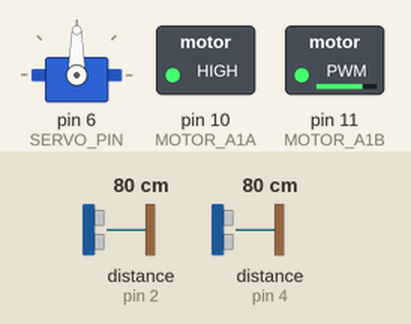
Recording of a sketch running on a simulated Arduino Nano, built with avr-gcc and run on an emulated ATmega328P. Parts: servo, switched loads named in the sketch (green lamp = pin HIGH). Wiring (inferred from the names in the program): 2 × ultrasonic range finder: trigger pin 3, echo pin 2 / trigger pin 5, echo pin 4. The test bench sets the inputs (shaded band); at power-on: distance to the obstacle (sensors on pin 2, pin 4) 80 cm. The echo pulse lasts 58.3 µs per cm; pins used as bus, display or sensor lines are not drawn.

Above: at 1.2 s.
1.3 s: distance to the obstacle (sensor on pin 2) set to 23 cm
2.8 s: distance to the obstacle (sensor on pin 2) set to 18 cm
At 3.2 s:
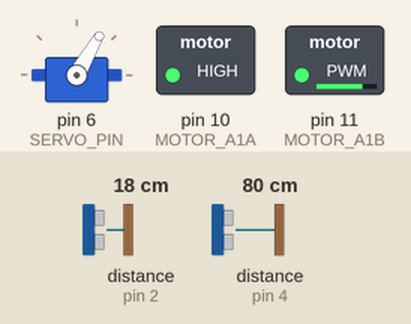
4.3 s: distance to the obstacle (sensor on pin 4) set to 23 cm
5.8 s: distance to the obstacle (sensor on pin 4) set to 19 cm
At 6.5 s:
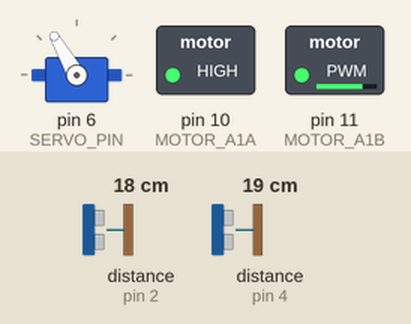
7.3 s: distance to the obstacle (sensor on pin 4) set to 35 cm
At 8.5 s:
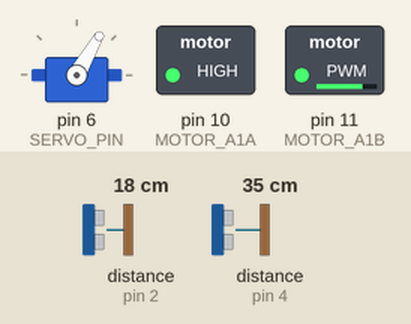
8.8 s: distance to the obstacle (sensor on pin 4) set to 2 cm
At 9.5 s:
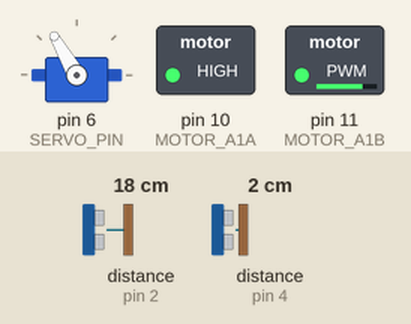
Timing chart, 0 to 11.3 s (numbered marks = the images above; inputs shaded):
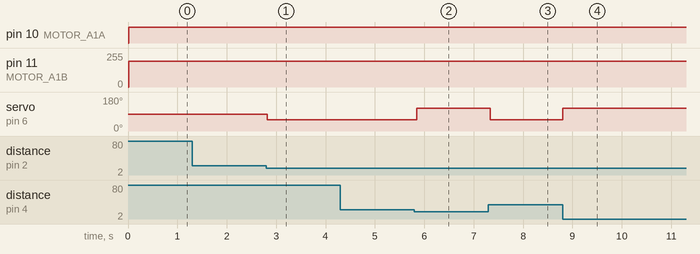

The sketch:

wro_car.ino
```cpp
/*
 * WRO Car — Arduino
 *
 * Ultrasonic sensors (HC-SR04)
 *   Right:  D2 Echo  |  D3 Trig
 *   Left:   D4 Echo  |  D5 Trig
 *
 * Steering with SG90 servo
 *   Servo:  D6 Signal
 *
 * Drive (L9110S)
 *   Rear:   D10 A1A  |  D11 A1B
 */

#include <Arduino.h>
#include <Servo.h>

// Pins
// Right ultrasonic sensor
#define R_ECHO 2
#define R_TRIG 3
#define L_ECHO 4
#define L_TRIG 5
#define SERVO_PIN 6
#define MOTOR_A1A 10
#define MOTOR_A1B 11

// Config
#define THRESHOLD_CM  20
#define MOTOR_SPEED     60   // 0-255, where 255 is full speed forward.

#define SERVO_TURN     30
#define SERVO_STRAIGHT 90
#define SERVO_LEFT     (SERVO_STRAIGHT - SERVO_TURN)
#define SERVO_RIGHT    (SERVO_STRAIGHT + SERVO_TURN)

Servo steeringServo;

long getDistance(int trigPin, int echoPin) {
  digitalWrite(trigPin, LOW);
  delayMicroseconds(2);
  digitalWrite(trigPin, HIGH);
  delayMicroseconds(10);
  digitalWrite(trigPin, LOW);
  long duration = pulseIn(echoPin, HIGH, 30000); // will time out after 30000 microseconds
  return duration * 0.034 / 2;
}

// Drive forward at the specified speed (0-255)
void forward(int speed) {
  digitalWrite(MOTOR_A1A, HIGH);
  analogWrite(MOTOR_A1B, 255 - speed);
}

// Stop the car
void stop() {
  digitalWrite(MOTOR_A1A, LOW);
  digitalWrite(MOTOR_A1B, LOW);
}

// This function only executes once.
void setup() {
  //Serial.begin(9600);
  pinMode(R_TRIG, OUTPUT); pinMode(R_ECHO, INPUT);
  pinMode(L_TRIG, OUTPUT); pinMode(L_ECHO, INPUT);
  pinMode(MOTOR_A1A, OUTPUT);
  pinMode(MOTOR_A1B, OUTPUT);

  // Next line increases the PWM frequency to inaudible levels (~62.5kHz)
  // by setting timer2 prescaler to 1
  //TCCR2B = (TCCR2B & 0b11111000) | 0x01;

  steeringServo.attach(SERVO_PIN);
  steeringServo.write(SERVO_STRAIGHT);
}

// This function executes repeatedly in a loop.
void loop() {
  long distRight = getDistance(R_TRIG, R_ECHO);
  long distLeft  = getDistance(L_TRIG, L_ECHO);


  if (distLeft < THRESHOLD_CM) {
    steeringServo.write(SERVO_RIGHT);
  } else if (distRight < THRESHOLD_CM) {
    steeringServo.write(SERVO_LEFT);
  } else {
    steeringServo.write(SERVO_STRAIGHT);
  }


  // Drive forward at ~30% PWM
  forward(MOTOR_SPEED);

  delay(50);

  //Serial.print("Left: "); Serial.print(distLeft);
  //Serial.print(" cm, Right: "); Serial.print(distRight);
  //Serial.println(" cm");
}
```

Measured:
- the behaviour switches between 21 and 20 cm on distance to the obstacle (sensor on pin 2) (found by bisection; images 0 and 1)
- the behaviour switches between 21 and 20 cm on distance to the obstacle (sensor on pin 4) (found by bisection; images 1 and 2)
- after the input at 1.3 s, every drawn part: stays the same
- after the input at 2.8 s, servo on pin 6 (SERVO_PIN): 90° → 60° at once
- after the input at 4.3 s, every drawn part: stays the same
- after the input at 5.8 s, servo on pin 6 (SERVO_PIN): 60° → 120° after 0.05 s
- after the input at 7.3 s, servo on pin 6 (SERVO_PIN): 120° → 60° at once
- after the input at 8.8 s, servo on pin 6 (SERVO_PIN): 60° → 120° at once
